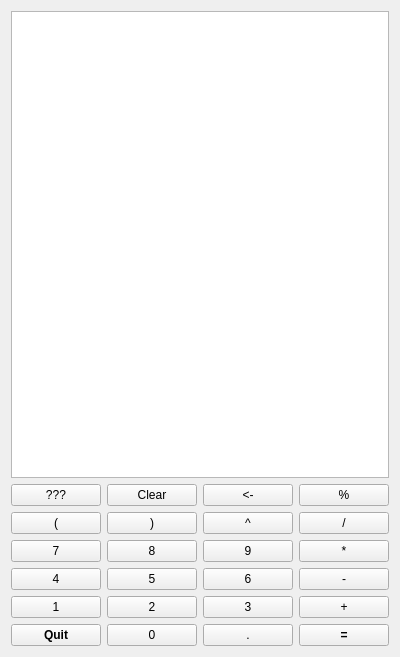
<?xml version="1.0" encoding="UTF-8"?>
<ui version="4.0">
 <class>bistromatic</class>
 <widget class="QWidget" name="bistromatic">
  <property name="geometry">
   <rect>
    <x>0</x>
    <y>0</y>
    <width>400</width>
    <height>657</height>
   </rect>
  </property>
  <property name="sizePolicy">
   <sizepolicy hsizetype="Fixed" vsizetype="Fixed">
    <horstretch>0</horstretch>
    <verstretch>0</verstretch>
   </sizepolicy>
  </property>
  <property name="windowTitle">
   <string>Form</string>
  </property>
  <layout class="QVBoxLayout" name="verticalLayout">
   <item>
    <widget class="QTextEdit" name="results"/>
   </item>
   <item>
    <layout class="QGridLayout" name="gridLayout">
     <item row="0" column="2">
      <widget class="QPushButton" name="pushButton_24">
       <property name="font">
        <font>
         <weight>50</weight>
         <bold>false</bold>
        </font>
       </property>
       <property name="text">
        <string>&lt;-</string>
       </property>
      </widget>
     </item>
     <item row="2" column="1">
      <widget class="QPushButton" name="pushButton_7">
       <property name="text">
        <string>8</string>
       </property>
      </widget>
     </item>
     <item row="4" column="3">
      <widget class="QPushButton" name="pushButton_12">
       <property name="text">
        <string>+</string>
       </property>
      </widget>
     </item>
     <item row="0" column="3">
      <widget class="QPushButton" name="pushButton_20">
       <property name="text">
        <string>%</string>
       </property>
      </widget>
     </item>
     <item row="1" column="3">
      <widget class="QPushButton" name="pushButton_5">
       <property name="text">
        <string>/</string>
       </property>
      </widget>
     </item>
     <item row="3" column="0">
      <widget class="QPushButton" name="pushButton_17">
       <property name="text">
        <string>4</string>
       </property>
      </widget>
     </item>
     <item row="5" column="2">
      <widget class="QPushButton" name="pushButton_14">
       <property name="text">
        <string>.</string>
       </property>
      </widget>
     </item>
     <item row="3" column="1">
      <widget class="QPushButton" name="pushButton_2">
       <property name="text">
        <string>5</string>
       </property>
      </widget>
     </item>
     <item row="4" column="1">
      <widget class="QPushButton" name="pushButton_10">
       <property name="text">
        <string>2</string>
       </property>
      </widget>
     </item>
     <item row="3" column="3">
      <widget class="QPushButton" name="pushButton_6">
       <property name="text">
        <string>-</string>
       </property>
      </widget>
     </item>
     <item row="2" column="2">
      <widget class="QPushButton" name="pushButton_11">
       <property name="text">
        <string>9</string>
       </property>
      </widget>
     </item>
     <item row="5" column="0">
      <widget class="QPushButton" name="pushButton_23">
       <property name="font">
        <font>
         <weight>75</weight>
         <bold>true</bold>
        </font>
       </property>
       <property name="text">
        <string>Quit</string>
       </property>
      </widget>
     </item>
     <item row="4" column="2">
      <widget class="QPushButton" name="pushButton_9">
       <property name="text">
        <string>3</string>
       </property>
      </widget>
     </item>
     <item row="0" column="0">
      <widget class="QPushButton" name="pushButton_19">
       <property name="font">
        <font>
         <weight>50</weight>
         <bold>false</bold>
        </font>
       </property>
       <property name="text">
        <string>???</string>
       </property>
      </widget>
     </item>
     <item row="5" column="3">
      <widget class="QPushButton" name="pushButton_18">
       <property name="font">
        <font>
         <weight>75</weight>
         <bold>true</bold>
        </font>
       </property>
       <property name="text">
        <string>=</string>
       </property>
      </widget>
     </item>
     <item row="1" column="0">
      <widget class="QPushButton" name="pushButton_21">
       <property name="text">
        <string>(</string>
       </property>
      </widget>
     </item>
     <item row="1" column="1">
      <widget class="QPushButton" name="pushButton_22">
       <property name="text">
        <string>)</string>
       </property>
      </widget>
     </item>
     <item row="2" column="0">
      <widget class="QPushButton" name="pushButton_15">
       <property name="text">
        <string>7</string>
       </property>
      </widget>
     </item>
     <item row="3" column="2">
      <widget class="QPushButton" name="pushButton_4">
       <property name="text">
        <string>6</string>
       </property>
      </widget>
     </item>
     <item row="5" column="1">
      <widget class="QPushButton" name="pushButton">
       <property name="text">
        <string>0</string>
       </property>
      </widget>
     </item>
     <item row="4" column="0">
      <widget class="QPushButton" name="pushButton_8">
       <property name="text">
        <string>1</string>
       </property>
      </widget>
     </item>
     <item row="2" column="3">
      <widget class="QPushButton" name="pushButton_3">
       <property name="text">
        <string>*</string>
       </property>
      </widget>
     </item>
     <item row="1" column="2">
      <widget class="QPushButton" name="pushButton_16">
       <property name="text">
        <string>^</string>
       </property>
      </widget>
     </item>
     <item row="0" column="1">
      <widget class="QPushButton" name="pushButton_13">
       <property name="text">
        <string>Clear</string>
       </property>
      </widget>
     </item>
    </layout>
   </item>
  </layout>
 </widget>
 <resources/>
 <connections>
  <connection>
   <sender>pushButton_13</sender>
   <signal>clicked()</signal>
   <receiver>bistromatic</receiver>
   <slot>do_action()</slot>
   <hints>
    <hint type="sourcelabel">
     <x>163</x>
     <y>481</y>
    </hint>
    <hint type="destinationlabel">
     <x>112</x>
     <y>372</y>
    </hint>
   </hints>
  </connection>
  <connection>
   <sender>pushButton_16</sender>
   <signal>clicked()</signal>
   <receiver>bistromatic</receiver>
   <slot>do_action()</slot>
   <hints>
    <hint type="sourcelabel">
     <x>293</x>
     <y>514</y>
    </hint>
    <hint type="destinationlabel">
     <x>61</x>
     <y>458</y>
    </hint>
   </hints>
  </connection>
  <connection>
   <sender>pushButton_20</sender>
   <signal>clicked()</signal>
   <receiver>bistromatic</receiver>
   <slot>do_action()</slot>
   <hints>
    <hint type="sourcelabel">
     <x>389</x>
     <y>481</y>
    </hint>
    <hint type="destinationlabel">
     <x>74</x>
     <y>394</y>
    </hint>
   </hints>
  </connection>
  <connection>
   <sender>pushButton_5</sender>
   <signal>clicked()</signal>
   <receiver>bistromatic</receiver>
   <slot>do_action()</slot>
   <hints>
    <hint type="sourcelabel">
     <x>303</x>
     <y>494</y>
    </hint>
    <hint type="destinationlabel">
     <x>312</x>
     <y>421</y>
    </hint>
   </hints>
  </connection>
  <connection>
   <sender>pushButton_3</sender>
   <signal>clicked()</signal>
   <receiver>bistromatic</receiver>
   <slot>do_action()</slot>
   <hints>
    <hint type="sourcelabel">
     <x>312</x>
     <y>526</y>
    </hint>
    <hint type="destinationlabel">
     <x>380</x>
     <y>518</y>
    </hint>
   </hints>
  </connection>
  <connection>
   <sender>pushButton_6</sender>
   <signal>clicked()</signal>
   <receiver>bistromatic</receiver>
   <slot>do_action()</slot>
   <hints>
    <hint type="sourcelabel">
     <x>303</x>
     <y>564</y>
    </hint>
    <hint type="destinationlabel">
     <x>382</x>
     <y>552</y>
    </hint>
   </hints>
  </connection>
  <connection>
   <sender>pushButton_12</sender>
   <signal>clicked()</signal>
   <receiver>bistromatic</receiver>
   <slot>do_action()</slot>
   <hints>
    <hint type="sourcelabel">
     <x>319</x>
     <y>596</y>
    </hint>
    <hint type="destinationlabel">
     <x>363</x>
     <y>592</y>
    </hint>
   </hints>
  </connection>
  <connection>
   <sender>pushButton_18</sender>
   <signal>clicked()</signal>
   <receiver>bistromatic</receiver>
   <slot>do_action()</slot>
   <hints>
    <hint type="sourcelabel">
     <x>333</x>
     <y>629</y>
    </hint>
    <hint type="destinationlabel">
     <x>372</x>
     <y>619</y>
    </hint>
   </hints>
  </connection>
  <connection>
   <sender>pushButton_20</sender>
   <signal>clicked()</signal>
   <receiver>bistromatic</receiver>
   <slot>do_action()</slot>
   <hints>
    <hint type="sourcelabel">
     <x>389</x>
     <y>481</y>
    </hint>
    <hint type="destinationlabel">
     <x>365</x>
     <y>456</y>
    </hint>
   </hints>
  </connection>
  <connection>
   <sender>pushButton_11</sender>
   <signal>clicked()</signal>
   <receiver>bistromatic</receiver>
   <slot>do_action()</slot>
   <hints>
    <hint type="sourcelabel">
     <x>210</x>
     <y>538</y>
    </hint>
    <hint type="destinationlabel">
     <x>386</x>
     <y>378</y>
    </hint>
   </hints>
  </connection>
  <connection>
   <sender>pushButton_4</sender>
   <signal>clicked()</signal>
   <receiver>bistromatic</receiver>
   <slot>do_action()</slot>
   <hints>
    <hint type="sourcelabel">
     <x>224</x>
     <y>560</y>
    </hint>
    <hint type="destinationlabel">
     <x>389</x>
     <y>477</y>
    </hint>
   </hints>
  </connection>
  <connection>
   <sender>pushButton_9</sender>
   <signal>clicked()</signal>
   <receiver>bistromatic</receiver>
   <slot>do_action()</slot>
   <hints>
    <hint type="sourcelabel">
     <x>224</x>
     <y>595</y>
    </hint>
    <hint type="destinationlabel">
     <x>385</x>
     <y>325</y>
    </hint>
   </hints>
  </connection>
  <connection>
   <sender>pushButton_14</sender>
   <signal>clicked()</signal>
   <receiver>bistromatic</receiver>
   <slot>do_action()</slot>
   <hints>
    <hint type="sourcelabel">
     <x>240</x>
     <y>631</y>
    </hint>
    <hint type="destinationlabel">
     <x>366</x>
     <y>535</y>
    </hint>
   </hints>
  </connection>
  <connection>
   <sender>pushButton_7</sender>
   <signal>clicked()</signal>
   <receiver>bistromatic</receiver>
   <slot>do_action()</slot>
   <hints>
    <hint type="sourcelabel">
     <x>141</x>
     <y>524</y>
    </hint>
    <hint type="destinationlabel">
     <x>114</x>
     <y>445</y>
    </hint>
   </hints>
  </connection>
  <connection>
   <sender>pushButton_2</sender>
   <signal>clicked()</signal>
   <receiver>bistromatic</receiver>
   <slot>do_action()</slot>
   <hints>
    <hint type="sourcelabel">
     <x>144</x>
     <y>558</y>
    </hint>
    <hint type="destinationlabel">
     <x>269</x>
     <y>409</y>
    </hint>
   </hints>
  </connection>
  <connection>
   <sender>pushButton_10</sender>
   <signal>clicked()</signal>
   <receiver>bistromatic</receiver>
   <slot>do_action()</slot>
   <hints>
    <hint type="sourcelabel">
     <x>157</x>
     <y>608</y>
    </hint>
    <hint type="destinationlabel">
     <x>313</x>
     <y>344</y>
    </hint>
   </hints>
  </connection>
  <connection>
   <sender>pushButton</sender>
   <signal>clicked()</signal>
   <receiver>bistromatic</receiver>
   <slot>do_action()</slot>
   <hints>
    <hint type="sourcelabel">
     <x>158</x>
     <y>624</y>
    </hint>
    <hint type="destinationlabel">
     <x>297</x>
     <y>296</y>
    </hint>
   </hints>
  </connection>
  <connection>
   <sender>pushButton_15</sender>
   <signal>clicked()</signal>
   <receiver>bistromatic</receiver>
   <slot>do_action()</slot>
   <hints>
    <hint type="sourcelabel">
     <x>42</x>
     <y>538</y>
    </hint>
    <hint type="destinationlabel">
     <x>35</x>
     <y>337</y>
    </hint>
   </hints>
  </connection>
  <connection>
   <sender>pushButton_17</sender>
   <signal>clicked()</signal>
   <receiver>bistromatic</receiver>
   <slot>do_action()</slot>
   <hints>
    <hint type="sourcelabel">
     <x>53</x>
     <y>570</y>
    </hint>
    <hint type="destinationlabel">
     <x>132</x>
     <y>286</y>
    </hint>
   </hints>
  </connection>
  <connection>
   <sender>pushButton_8</sender>
   <signal>clicked()</signal>
   <receiver>bistromatic</receiver>
   <slot>do_action()</slot>
   <hints>
    <hint type="sourcelabel">
     <x>68</x>
     <y>593</y>
    </hint>
    <hint type="destinationlabel">
     <x>206</x>
     <y>376</y>
    </hint>
   </hints>
  </connection>
  <connection>
   <sender>pushButton_19</sender>
   <signal>clicked()</signal>
   <receiver>bistromatic</receiver>
   <slot>do_action()</slot>
   <hints>
    <hint type="sourcelabel">
     <x>76</x>
     <y>481</y>
    </hint>
    <hint type="destinationlabel">
     <x>124</x>
     <y>321</y>
    </hint>
   </hints>
  </connection>
  <connection>
   <sender>pushButton_22</sender>
   <signal>clicked()</signal>
   <receiver>bistromatic</receiver>
   <slot>do_action()</slot>
   <hints>
    <hint type="sourcelabel">
     <x>145</x>
     <y>503</y>
    </hint>
    <hint type="destinationlabel">
     <x>508</x>
     <y>387</y>
    </hint>
   </hints>
  </connection>
  <connection>
   <sender>pushButton_21</sender>
   <signal>clicked()</signal>
   <receiver>bistromatic</receiver>
   <slot>do_action()</slot>
   <hints>
    <hint type="sourcelabel">
     <x>77</x>
     <y>500</y>
    </hint>
    <hint type="destinationlabel">
     <x>483</x>
     <y>490</y>
    </hint>
   </hints>
  </connection>
  <connection>
   <sender>pushButton_23</sender>
   <signal>clicked()</signal>
   <receiver>bistromatic</receiver>
   <slot>do_action()</slot>
   <hints>
    <hint type="sourcelabel">
     <x>58</x>
     <y>641</y>
    </hint>
    <hint type="destinationlabel">
     <x>505</x>
     <y>559</y>
    </hint>
   </hints>
  </connection>
  <connection>
   <sender>pushButton_24</sender>
   <signal>clicked()</signal>
   <receiver>bistromatic</receiver>
   <slot>do_action()</slot>
   <hints>
    <hint type="sourcelabel">
     <x>251</x>
     <y>472</y>
    </hint>
    <hint type="destinationlabel">
     <x>513</x>
     <y>430</y>
    </hint>
   </hints>
  </connection>
 </connections>
 <slots>
  <slot>do_action()</slot>
 </slots>
</ui>
